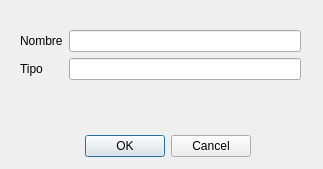
<?xml version="1.0" encoding="UTF-8"?>
<ui version="4.0">
 <class>Agregar_Categorias</class>
 <widget class="QDialog" name="Agregar_Categorias">
  <property name="geometry">
   <rect>
    <x>0</x>
    <y>0</y>
    <width>323</width>
    <height>169</height>
   </rect>
  </property>
  <property name="windowTitle">
   <string>Dialog</string>
  </property>
  <property name="windowIcon">
   <iconset resource="recursos.qrc">
    <normaloff>:/imagen/recursos/safe home.png</normaloff>:/imagen/recursos/safe home.png</iconset>
  </property>
  <widget class="QDialogButtonBox" name="buttonBox">
   <property name="geometry">
    <rect>
     <x>70</x>
     <y>130</y>
     <width>181</width>
     <height>32</height>
    </rect>
   </property>
   <property name="orientation">
    <enum>Qt::Horizontal</enum>
   </property>
   <property name="standardButtons">
    <set>QDialogButtonBox::Cancel|QDialogButtonBox::Ok</set>
   </property>
  </widget>
  <widget class="QWidget" name="formLayoutWidget">
   <property name="geometry">
    <rect>
     <x>20</x>
     <y>30</y>
     <width>281</width>
     <height>52</height>
    </rect>
   </property>
   <layout class="QFormLayout" name="formLayout">
    <item row="0" column="0">
     <widget class="QLabel" name="label">
      <property name="text">
       <string>Nombre</string>
      </property>
     </widget>
    </item>
    <item row="1" column="0">
     <widget class="QLabel" name="label_2">
      <property name="text">
       <string>Tipo</string>
      </property>
     </widget>
    </item>
    <item row="0" column="1">
     <widget class="QLineEdit" name="lineEdit"/>
    </item>
    <item row="1" column="1">
     <widget class="QLineEdit" name="lineEdit_2"/>
    </item>
   </layout>
  </widget>
 </widget>
 <resources>
  <include location="recursos.qrc"/>
 </resources>
 <connections>
  <connection>
   <sender>buttonBox</sender>
   <signal>accepted()</signal>
   <receiver>Agregar_Categorias</receiver>
   <slot>accept()</slot>
   <hints>
    <hint type="sourcelabel">
     <x>248</x>
     <y>254</y>
    </hint>
    <hint type="destinationlabel">
     <x>157</x>
     <y>274</y>
    </hint>
   </hints>
  </connection>
  <connection>
   <sender>buttonBox</sender>
   <signal>rejected()</signal>
   <receiver>Agregar_Categorias</receiver>
   <slot>reject()</slot>
   <hints>
    <hint type="sourcelabel">
     <x>316</x>
     <y>260</y>
    </hint>
    <hint type="destinationlabel">
     <x>286</x>
     <y>274</y>
    </hint>
   </hints>
  </connection>
 </connections>
</ui>
